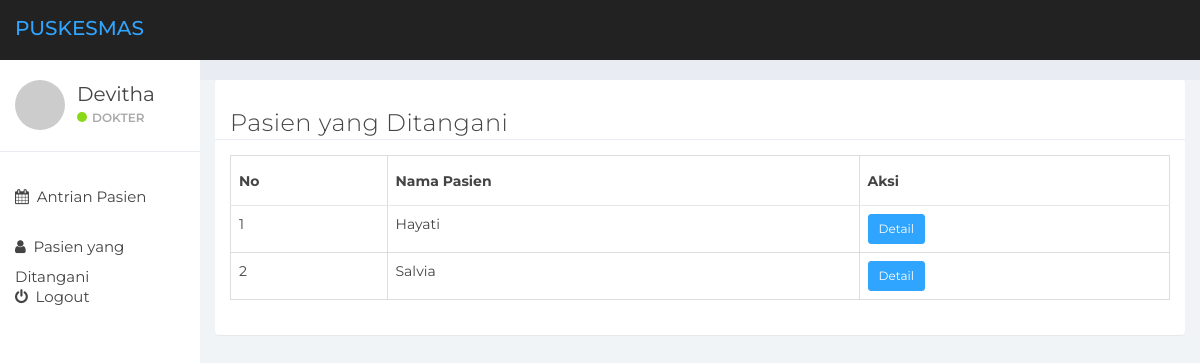
Before: /Dokter/home.php?page=pasien (signed in) with the older database file.
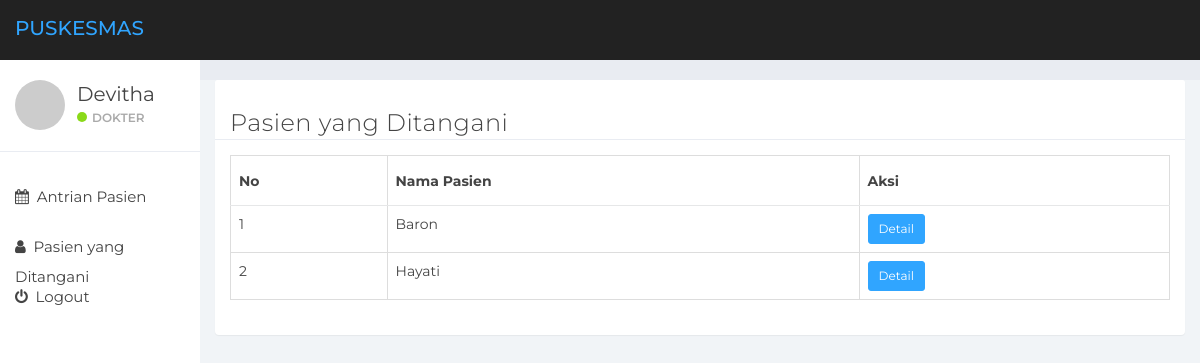
After: the same page with the newer database file.
### tables this page shows
CREATE TABLE `diagnosis` (
  `id_diagnosis` int(50) NOT NULL,
  `id_pasien` varchar(50) NOT NULL,
  `diagnosa` text NOT NULL,
  `tanggal` date NOT NULL,
  `dokter` text NOT NULL,
  `no_antrian` varchar(20) NOT NULL
);

CREATE TABLE `pasien` (
  `id_pasien` int(50) NOT NULL,
  `nama` varchar(50) NOT NULL,
  `alamat` varchar(100) NOT NULL,
  `no_hp` varchar(15) NOT NULL,
  `tanggal_lahir` date NOT NULL,
  `jenis_kelamin` text NOT NULL,
  `agama` text NOT NULL
);

### Dokter/pasien.php (the view)
<div class="panel panel-default">
	<div class="panel-heading">
		<h3>Pasien yang Ditangani</h3>
	</div>
	<div class="panel-body">
		<table class="table table-responsive table-bordered" id="myTable">
			<thead>
				<tr>
					<th>No</th>
					<th>Nama Pasien</th>
					<th>Aksi</th>
				</tr>
			</thead>
			<tbody>
				<?php
				$query = mysqli_query($con, "SELECT * FROM diagnosis, pasien WHERE diagnosis.id_pasien=pasien.id_pasien AND diagnosis.dokter='$nama'");
				$no=1;
				while($row = mysqli_fetch_array($query)) {
					?>
					<tr>
						<td><?php echo $no ?></td>
						<td><?php echo $row['nama'] ?></td>
						<td>
							<a href="?page=detail_pasien&no_antrian=<?php echo $row['no_antrian'] ?>" class="btn btn-sm btn-primary">Detail</a>
						</td>
					</tr>
					<?php
					$no++;
				}
				?>
			</tbody>
		</table>
	</div>
</div>

Changed rows visible on the page:
removed diagnosis: id_pasien.nama "Salvia"
added diagnosis: id_pasien.nama "Baron"
